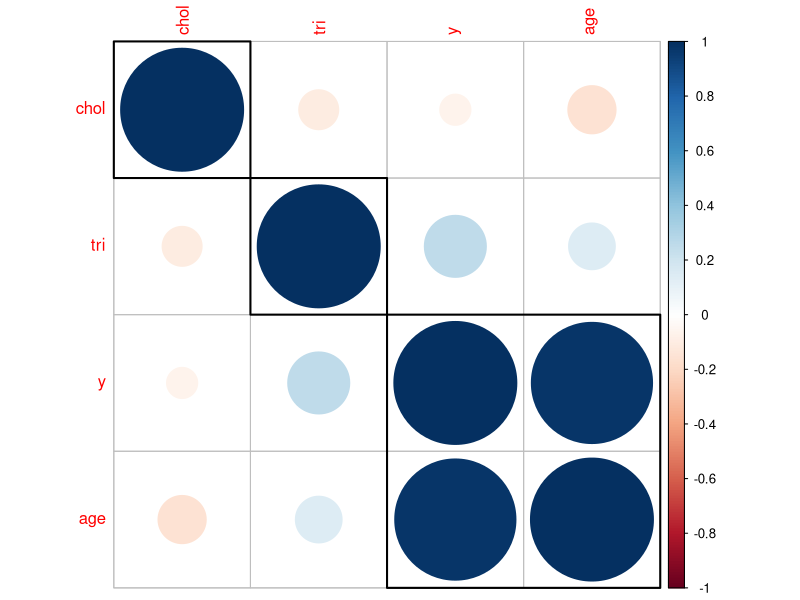
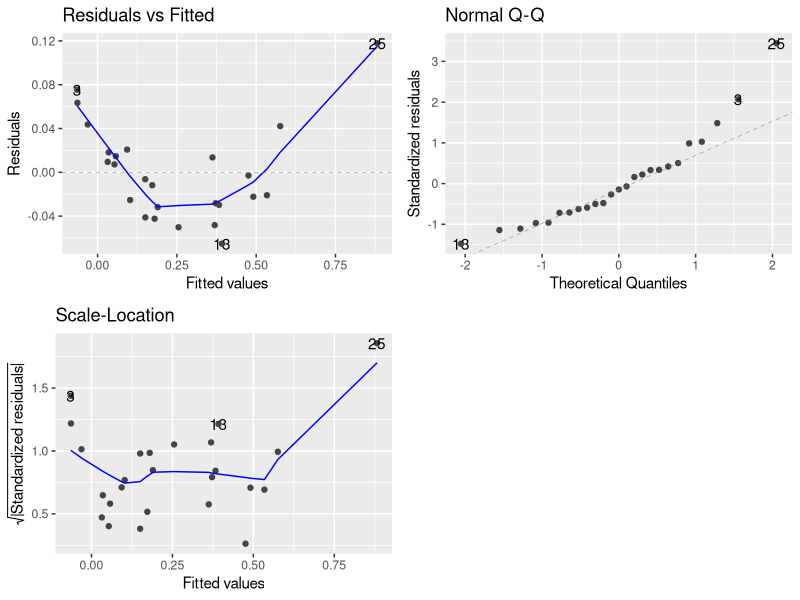
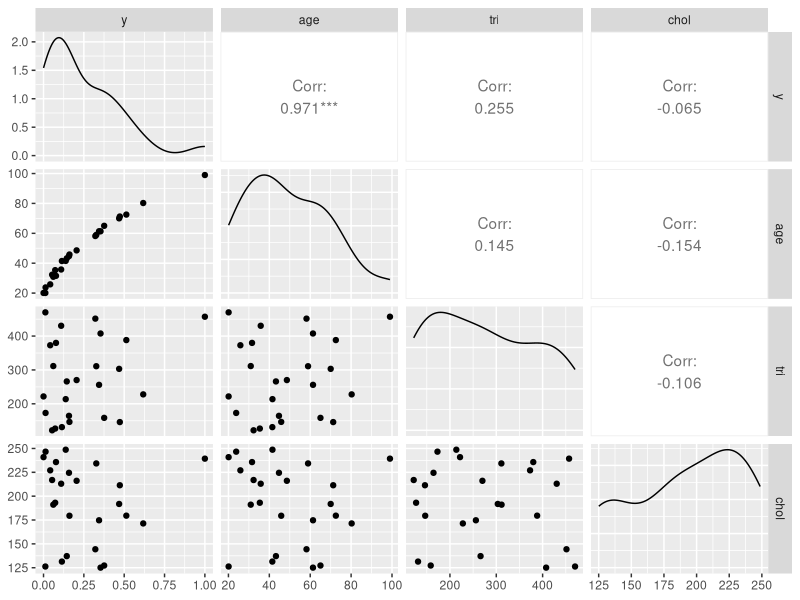
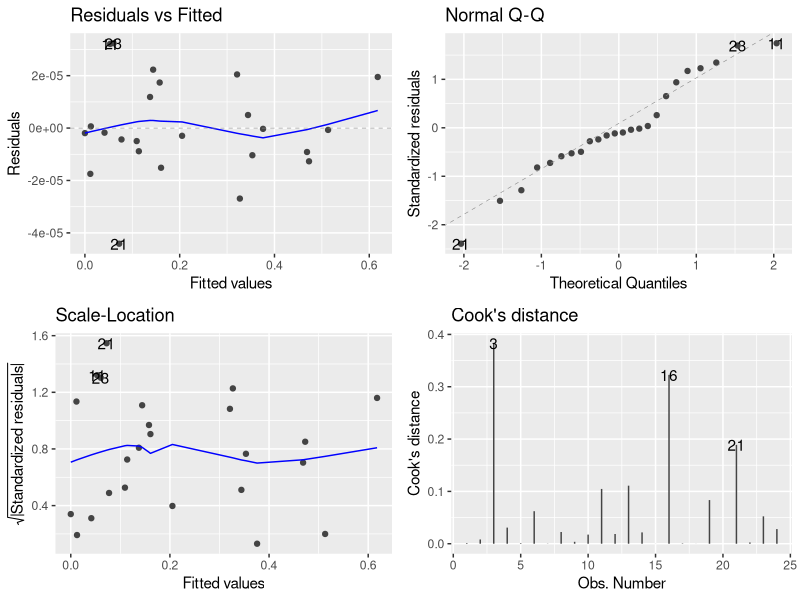

These figures' R source, in order:
## ---- chunk 1
setwd('./M1/General Linear Models/TP1')
## ---- chunk 2
library(rmarkdown)
health <- read.table("./health.txt", header = TRUE, sep = " ", dec = ".")
paged_table(health)
## ---- chunk 3
Health <- health[2:5]

library(dplyr)
library(corrplot)
correlation_matrix <- cor(Health)
corrplot(correlation_matrix, order = 'hclust', addrect = 3)
## ---- chunk 4
model <- lm(y ~ ., data = Health)

coefficients(model)
summary(model)
## ---- chunk 5
library(ggfortify)
library(car)
autoplot(model, 1:3)
## ---- chunk 6
set.seed(0)
durbinWatsonTest(model)
## ---- chunk 7
library(GGally)
ggpairs(Health, progress = F)
## ---- chunk 8
Health2 <- Health
Health2$age_sq <- Health2$age^2
Health2 <- Health2[1:24,]

model2 <- lm(y ~ ., data = Health2)

summary(model2)
coefficients(model2)
## ---- chunk 9
library(ggfortify)
library(car)
autoplot(model2, 1:4)
## ---- chunk 10
set.seed(0)
durbinWatsonTest(model2)
